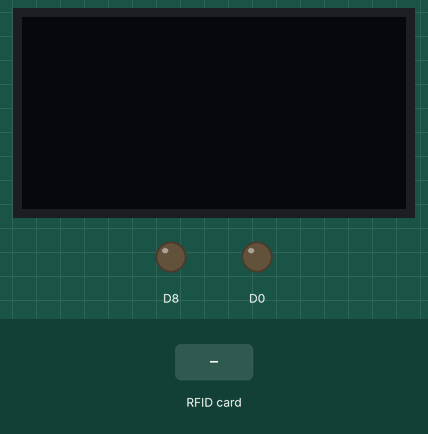
Simulated run of this sketch. Board: ESP8266 (NodeMCU). Parts: 128×64 one-colour display, output pins drawn as LEDs (lit = HIGH). The inputs (shaded band) are chosen by the test bench. WiFi joins after 1.5 s; servers stay silent unless stated; uploads are accepted with an empty reply; what the sketch prints to the serial monitor is not drawn.

Above: at 2.7 s.
2.8 s: RFID card 5E 7A 19 C4 held to the reader
At 4.7 s:
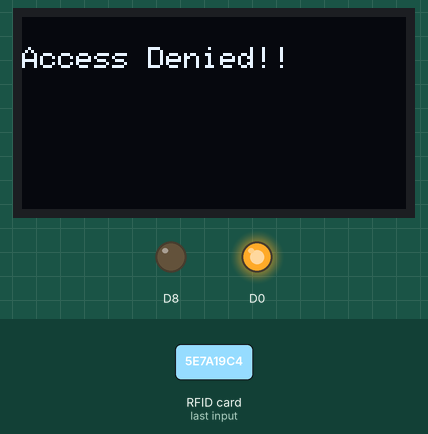
Timing chart, 0 to 6.2 s (numbered marks = the images above; inputs shaded):
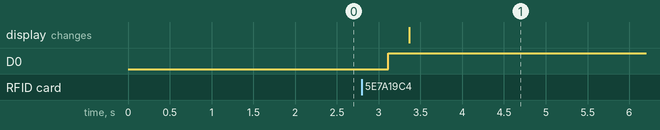

The sketch:

SMARTBILLINGSYTEM.ino
```cpp
#include <ESP8266WiFi.h>--------

#include <ESP8266HTTPClient.h>
#include <ESP8266WiFi.h>--------

#include <ESP8266HTTPClient.h>

#include <SPI.h>
 #include <RFID.h>
#define SS_PIN D4
#define RST_PIN D3
 const char* ssid = "Cse Dept";
const char* password = "Csedept@789";

WiFiClient wifiClient;//to publish client


#include <PubSubClient.h>


  RFID rfid(SS_PIN,RST_PIN);
  int serNum[5];


  String cancat_card = " ";
  #include <Wire.h>
#include <Adafruit_SSD1306.h>
#include <Adafruit_GFX.h>
#define SSD1306_LCDHEIGHT 64

// OLED display TWI address
#define OLED_ADDR   0x3C

Adafruit_SSD1306 display(-1);

#if (SSD1306_LCDHEIGHT != 64)
#error("Height incorrect, please fix Adafruit_SSD1306.h!");
#endif

void setup()
    {
              Serial.begin(115200);
               Serial.println();
              SPI.begin();
              rfid.init();
              Serial.print("Connecting to ");
 Serial.print(ssid);
 WiFi.begin(ssid, password);
 while (WiFi.status() != WL_CONNECTED) {
  //HTTPClient http;  //Declare an object of class HTTPClient
 delay(500);
 Serial.print(".");
 }
 Serial.println("");

 Serial.print("WiFi connected, IP address: ");
 Serial.println(WiFi.localIP());

  pinMode(D0,OUTPUT);
  pinMode(D8,OUTPUT);
             }

  void loop()
      {
           if(rfid.isCard()){
                              if(rfid.readCardSerial()){

                                      cancat_card = String(rfid.serNum[0])+String(rfid.serNum[1])+String(rfid.serNum[2])+String(rfid.serNum[3])+String(rfid.serNum[4]);
                                      Serial.println(cancat_card);
                                      //Serial.println("Requesting .......");


delay(100);
}

 HTTPClient http;  //Declare an object of class HTTPClient


http.begin("http://billsystem.eu-gb.mybluemix.net/search?id="+ cancat_card);


int httpCode = http.GET();                                                                  //Send the request
  //Serial.println("Response from Server");
String payload = http.getString();   //Get the request response payload
Serial.println(payload);                     //Print the response payload

int pos;

if(payload=="valid"){

   digitalWrite(D8,HIGH);
  delay(100);
   digitalWrite(D0,LOW);
  delay(100);

    display.begin(SSD1306_SWITCHCAPVCC, OLED_ADDR);
  display.clearDisplay();//clears display


// display a line of text
  display.setTextSize(1);
  display.setTextColor(WHITE);
  display.setCursor(0,10);//(x,y)
  display.print("Access Granted!!");


  // update display with all of the above graphics
  display.display();//displayed in OLED
}
else{

   digitalWrite(D0,HIGH);
  delay(100);
   digitalWrite(D8,LOW);
  delay(100);
    display.begin(SSD1306_SWITCHCAPVCC, OLED_ADDR);
  display.clearDisplay();//clears display


// display a line of text
  display.setTextSize(1);
  display.setTextColor(WHITE);
  display.setCursor(0,10);//(x,y)
  display.print("Access Denied!!");


  // update display with all of the above graphics
  display.display();//displayed in OLED

}

http.end();   //Close connection


      }


    rfid.halt();


 }
```

Measured:
- after the input at 2.8 s, D0: LOW → HIGH after 0.31 s; the display: changes after 0.57 s (image 1)
